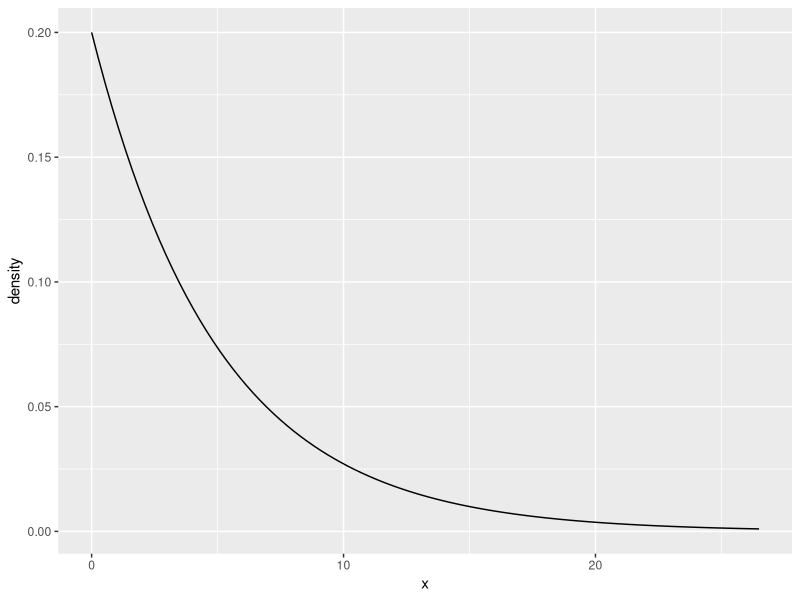

R code for this plot:
## ---- chunk 1
library(ggplot2)
options(show.signif.stars=FALSE)
## ---- chunk 2
(xmax <- qexp(0.995, rate=0.2))
## ---- chunk 3
xvals <- seq(0, xmax, length=100)
## ---- chunk 4
qplot(xvals, dexp(xvals, rate=0.2), geom="line", ylab="density", xlab="x")
